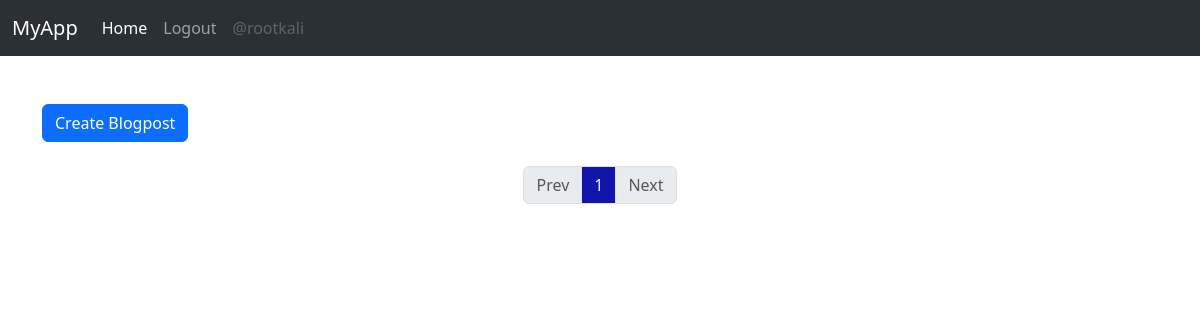
Before: /doctor-blogposts (signed in) with the older database file.
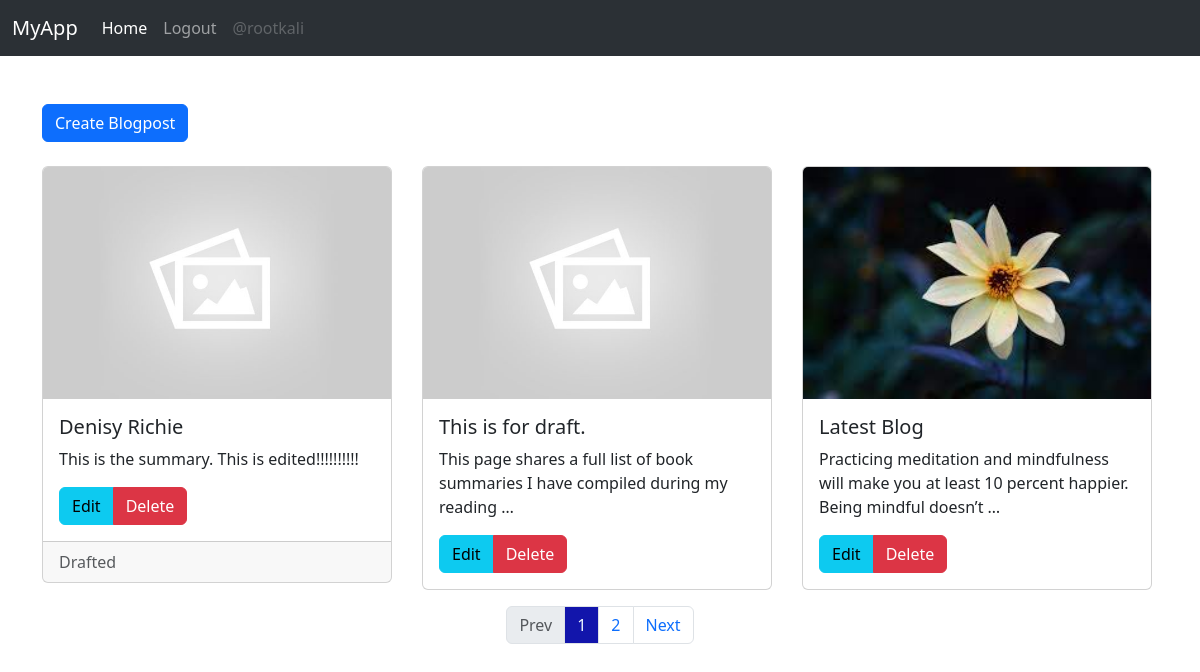
After: the same page with the newer database file.
### myapp/models.py (models this page shows, shortened)
class BlogPost(models.Model):
    title = models.CharField(max_length=200)
    image = models.ImageField(default='default.jpg')
    category = models.ForeignKey(Category, on_delete=models.CASCADE, null=True, blank=True)
    summary = models.TextField(null=True, blank=True)
    content = models.TextField(null=True, blank=True)
    author = models.ForeignKey(CustomUser, on_delete=models.CASCADE)
    is_draft = models.BooleanField(default=False)
    @property
    def imageURL(self):
        try:
            url = self.image.url
        except:
            url = ''
        return url

### myapp/decorators.py (the view)
    def _wrapped_view(request, *args, **kwargs):
        if not request.user.is_authenticated or request.user.user_type!='doctor':
            return redirect('patient-dashboard')
        return view_func(request, *args, **kwargs)

### myapp/utils.py (called while the page is built)
def paginatePosts(request, posts):
    page = request.GET.get('page')
    paginator = Paginator(posts, 3)
    try:
        posts = paginator.page(page)
    except PageNotAnInteger:
        page=1
        posts = paginator.page(page)
    except EmptyPage:
        page = paginator.num_pages
        posts = paginator.page(page)
    ranges = range(1, paginator.num_pages+1)
    return posts, ranges

### myapp/views.py (called while the page is built)
@login_required(login_url='login')
@doctor_required
def doctor_dashboard(request):
    user = request.user
    posts = user.blogpost_set.all()
    posts, ranges = paginatePosts(request, posts)
    context = {'user':user, 'posts':posts, 'ranges':ranges}
    return render(request, 'myapp/doctor_blogposts.html', context)

### myapp/templates/myapp/doctor_blogposts.html (shortened to what this page needs)
{% extends "main.html" %}
{% block content %}
<div class="container">
  <a href="{% url 'create-blogpost' %}" class="btn btn-primary">Create Blogpost</a>
  <br><br>
  <div class="row">
    {% for post in posts %}
    <div class="col-md-4 mb-3">
      <div class="card">
        <img src="{{ post.imageURL }}" class="card-img-top" alt="{{ post.title }}">
        <div class="card-body">
          <h5 class="card-title">{{ post.title }}</h5>
          <p class="card-text">{{ post.summary|truncatewords:15 }}</p>
          <div class="btn-group" role="group" aria-label="Post Actions">
            <a href="{% url 'edit-blogpost' post.id %}" class="btn btn-info">Edit</a>
            <a href="{% url 'delete-blogpost' post.id %}" class="btn btn-danger">Delete</a>
          </div>
        </div>
        {% if post.is_draft %}
        <div class="card-footer text-muted">
          Drafted
        </div>
        {% endif %}
      </div>
    </div>
    {% endfor %}
  </div>
</div>
{% include 'pagination.html' with query_set=posts %}
{% endblock content %}

Changed rows visible on the page:
added BlogPost: imageURL (placeholder picture), title "Denisy Richie", summary "This is the summary. This is edited!!!!!!!!!!", is_draft "Drafted"
added BlogPost: imageURL (placeholder picture), title "This is for draft.", summary "This page shares a full list of book summaries I have compiled during my reading …"
added BlogPost: imageURL (picture), title "Latest Blog", summary "Practicing meditation and mindfulness will make you at least 10 percent happier. Being mindful doesn’t …"
Other visible differences:
new list line: "2"
